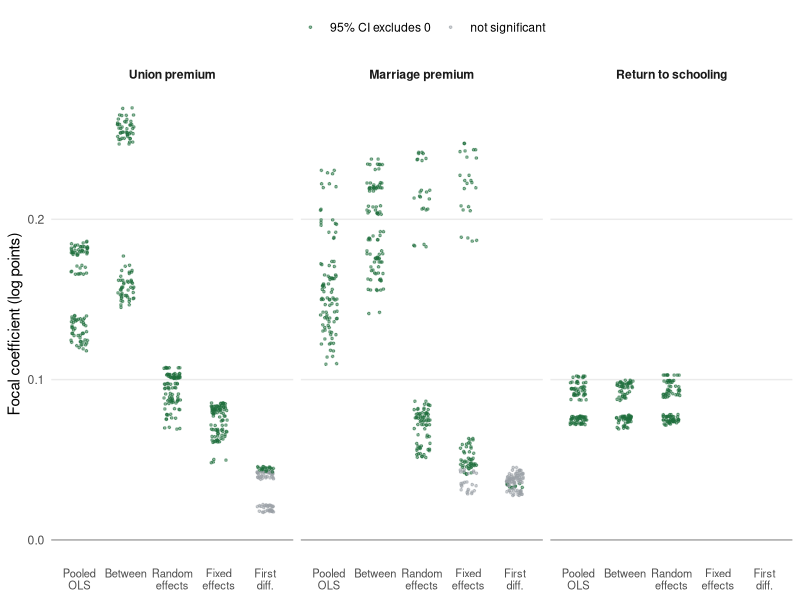

This chart was generated by the following R code:
#!/usr/bin/env Rscript
# Figure 2: the estimator "spectrum". For each estimand, the distribution of the focal
# coefficient across all identified specifications, by estimator. Shows the monotone
# within < between ordering for the union/marriage premiums and the absent fixed-effects /
# first-difference estimates for the (time-invariant) schooling return.
suppressMessages({library(ggplot2); library(readr)})
setwd(dirname(sub("--file=", "", grep("--file=", commandArgs(trailingOnly = FALSE), value = TRUE)[1])))

d <- read_csv("../verification/js_multiverse.csv", show_col_types = FALSE)
d <- d[d$identified == 1 & !is.na(d$b), ]
d$sig <- (d$b - 1.96*d$se > 0) | (d$b + 1.96*d$se < 0)
d$Significant <- factor(ifelse(d$sig, "95% CI excludes 0", "not significant"),
                        levels = c("95% CI excludes 0", "not significant"))
est_lab <- c(pooled="Pooled\nOLS", between="Between", random="Random\neffects",
             within="Fixed\neffects", fd="First\ndiff.")
d$estimator <- factor(est_lab[d$estimator], levels = est_lab[c("pooled","between","random","within","fd")])
foc_lab <- c(union="Union premium", married="Marriage premium", educ="Return to schooling")
d$focal <- factor(foc_lab[d$focal], levels = foc_lab[c("union","married","educ")])
cols <- c("95% CI excludes 0" = "#1f6f3d", "not significant" = "#9aa0a6")

p <- ggplot(d, aes(estimator, b, color = Significant)) +
  geom_hline(yintercept = 0, color = "grey60", linewidth = 0.4) +
  geom_jitter(width = 0.18, height = 0, size = 0.6, alpha = 0.5) +
  stat_summary(fun = median, geom = "crossbar", width = 0.55, color = "black",
               linewidth = 0.3, fatten = 0) +
  facet_wrap(~ focal, nrow = 1) +
  scale_color_manual(values = cols, name = NULL) +
  labs(x = NULL, y = "Focal coefficient (log points)") +
  theme_minimal(base_size = 11) +
  theme(legend.position = "top", panel.grid.minor = element_blank(),
        panel.grid.major.x = element_blank(),
        axis.text.x = element_text(size = 8),
        strip.text = element_text(face = "bold"))

ggsave("estimator-spectrum.png", p, width = 7.4, height = 3.6, dpi = 300, bg = "white")
cat("wrote figures/estimator-spectrum.png\n")
# quick console summary of the missing schooling FE/FD
cat("Return-to-schooling specs by estimator:\n")
print(table(d$focal, d$estimator)["Return to schooling", ])
